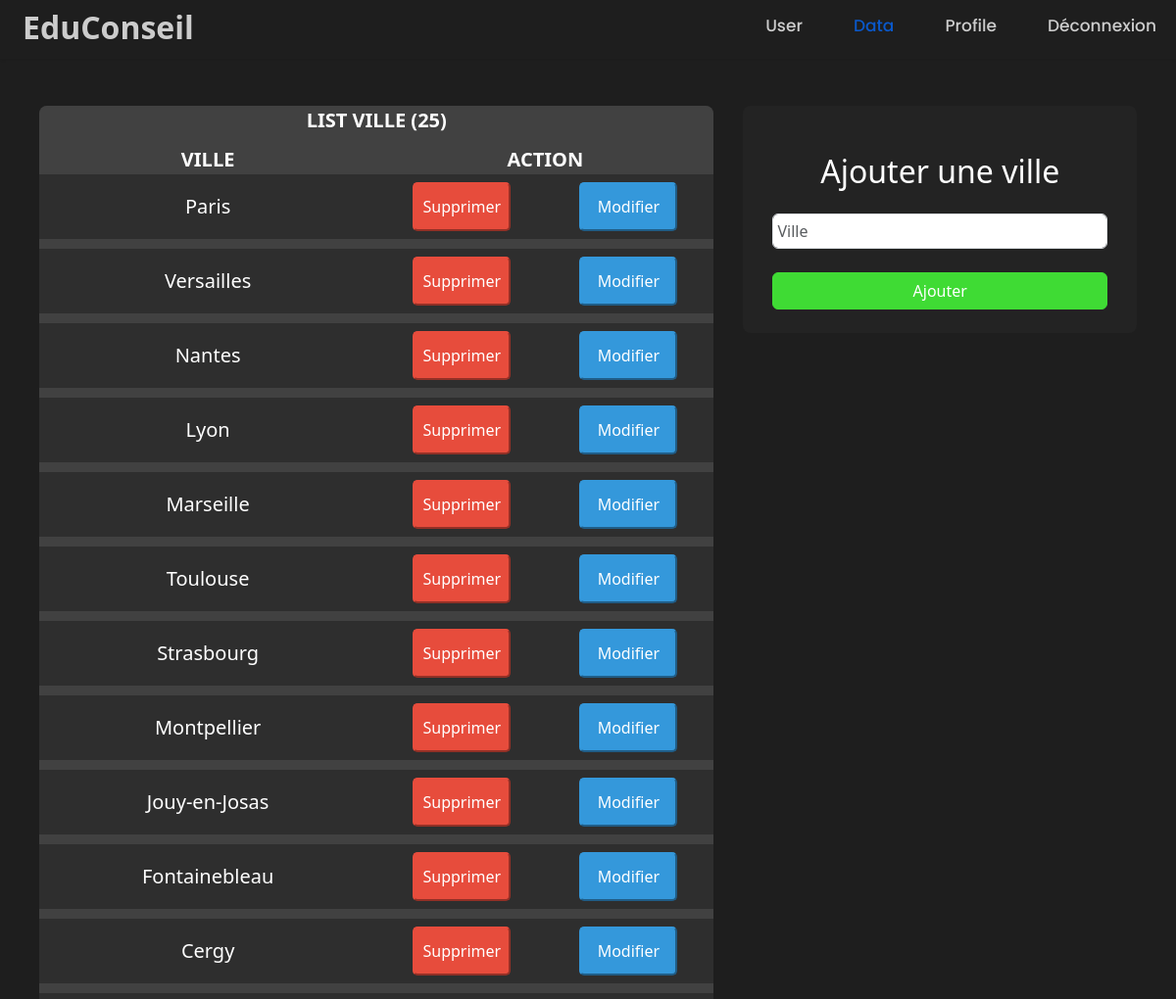
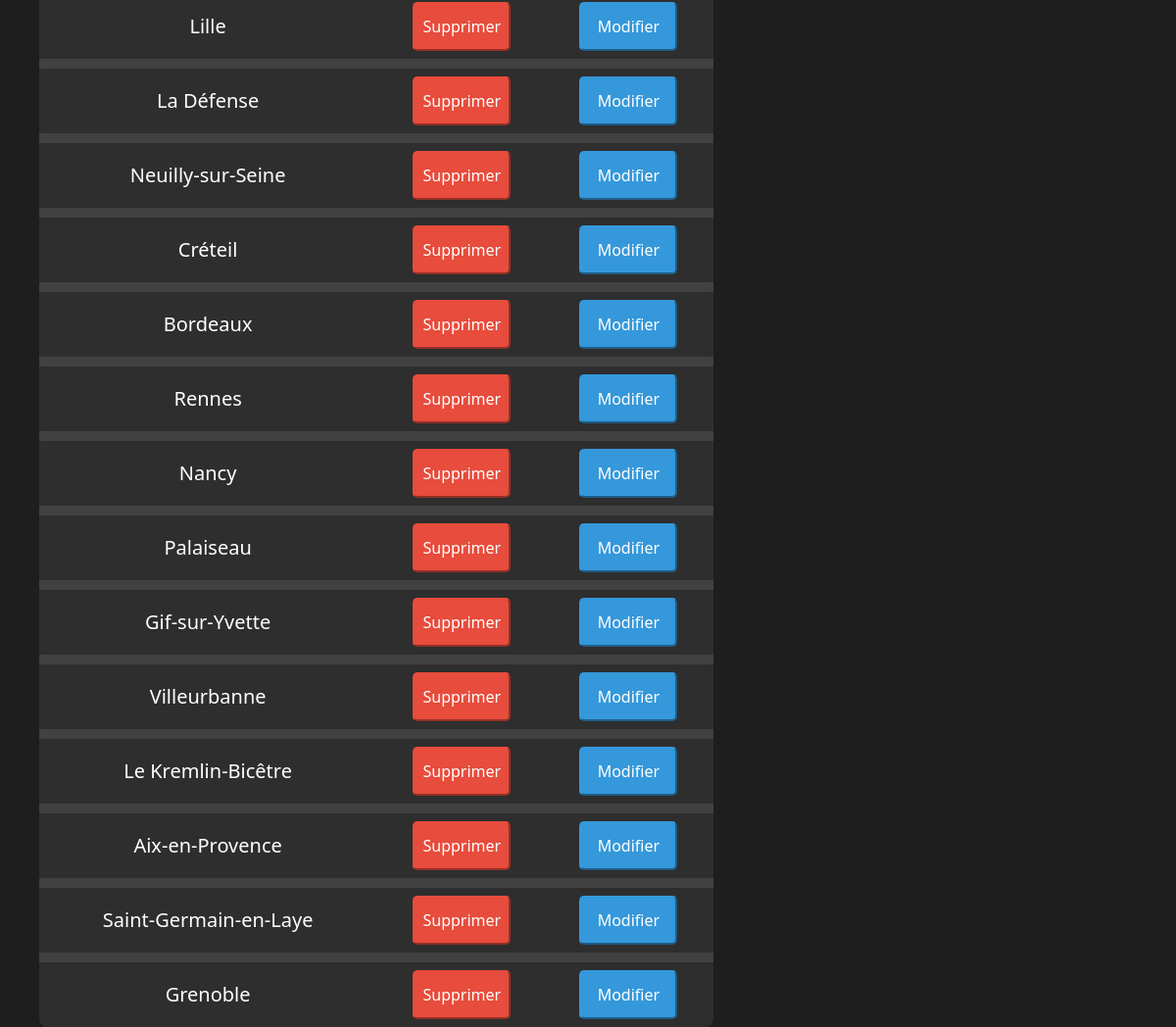
Screenshot of /villes_domaines.php (signed in) with the database file from the repository (2 pictures, top to bottom).
### tables this page shows
CREATE TABLE `villes` (
  `id` int(11) NOT NULL,
  `nom` varchar(100) NOT NULL
);

### villes_domaines.php (the view, shortened to what this page needs)
<?php
    require_once "connection.php";
    if ($_SERVER["REQUEST_METHOD"] == "GET")
    {
        if (isset($_GET["domaine"]))
        {
            $requête="SELECT * FROM domaines ORDER BY id";
            $stmt=$connection->query($requête);
            $res=$stmt->fetchAll(PDO::FETCH_ASSOC);
            $select="Domaine";
            $_SESSION["select"]=$select;
        }
        else
        {
            $requête="SELECT * FROM villes ORDER BY id";
            $stmt=$connection->query($requête);
            $res=$stmt->fetchAll(PDO::FETCH_ASSOC);
            $select="Ville";
        }
    }
?>
<!DOCTYPE html>
<html lang="fr">
    <?php require_once "_header.php" ;?>
<head>
    <link href="https://cdn.jsdelivr.net/npm/bootstrap@5.3.6/dist/css/bootstrap.min.css" rel="stylesheet">
    <link rel="stylesheet" href="Css/style8.css">
</head>
<body>
    <div class="main pt-5">
        <div class="display">
            <table>
                <thead class="header">
                    <tr>
                        <th colspan="2" style="text-align: center;font-size: 20px;font-weight: bold;text-transform: uppercase;">LIST <?= $select . " (" . count($res) . ")";?></th>
                    </tr>
                    <tr class="fs-5">
                        <th style="text-transform: uppercase;"><?= $select;?></th>
                        <th margin-left:40px>ACTION</th>
                    </tr>
                </thead>
                <tbody class="content">
                    <?php foreach ($res as $row) : ?>
                        <tr class="content">
                            <td name="nom" class="fs-5 w-50"><?= $row["nom"]; ?></td>
                            <td class="action p-2">
                                <button class="delete button_delete" data-nom="<?= $row["nom"]; ?>" data-id="<?= $row["id"]; ?>">Supprimer</button>
                                <button class="edit button_edit" data-nom="<?= $row["nom"]; ?>" data-id="<?= $row["id"]; ?>">Modifier</button>
                            </td>
                        </tr>
                    <?php endforeach; ?>
                </tbody>
            </table>
        </div>
        <div class="container">
            <h2 class="text-center mb-4 mt-5" style="color: #fff;">Ajouter <?= ($select == "Domaine") ? "un domaine" : "une ville"; ?></h2>
            <form action="">
                <div class="mt-3">
                    <input type="text" name="valeur" id="valeur" placeholder="<?= $select;?>" class="rounded-2 col-3 w-100 ps-1 form-control" required><br>
                </div>
                <button type="submit" class="add btn d-grid w-100 col-3 mt-0" name="add" id="add">Ajouter</button>
            </form>
        </div>
    </div>
</body>

### _header.php (shortened to what this page needs)
<?php
$current = basename($_SERVER['PHP_SELF']);
?>
<head>
</head>
<nav>
<a href="<?= isset($_SESSION["username"]) ? "accueil.php" : $current ?>" class="head">EduConseil</a>
    <ul>
        <?php if (isset($_SESSION["username"])): ?>
            <?php if ($_SESSION["admin"] == 1): ?>
                <li><a href="user.php" class="liens <?= $current == 'user.php' ? 'active' : '' ?>">User</a></li>
                <li><a href="<?= str_contains('villes_domaines.php',$current) ? $current : "data.php" ?>" class="liens <?= ($current == 'data.php' || $current == 'villes_domaines.php' ) ? 'active' : '' ?>">Data</a></li>
            <?php endif; ?>
            <li><a href="<?= $current=='edit_profile.php' ?'edit_profile.php':'profile.php'?>" class="liens <?= ($current == 'profile.php' || $current== 'edit_profile.php') ? 'active' : '' ?>">Profile</a></li>
            <li><a href="deconnection.php" class="liens">Déconnexion</a></li>
        <?php else: ?>
            <li><a href="login.php" class="liens <?= $current == 'login.php' ? 'active' : '' ?>">Se connecter</a></li>
            <li><a href="register.php" class="liens <?= $current == 'register.php' ? 'active' : '' ?>">Créer un compte</a></li>
        <?php endif; ?>
    </ul>
</nav>

### Css/style8.css (style rules this page uses)
body,html { background-color: #1e1e1e; margin:0; padding:0; }
input { border-color: #ffffffea; height: 36px; }
.main { display: flex; width: 100%; height: 100%; justify-content: center; gap:30px; padding:0 40px 0 40px; }
.content { justify-content: center; align-items: center; text-align: center; }
table { text-align: center; color:#fff; background-color: #2e2e2e ; border-radius: 8px; border-collapse: collapse ; overflow: hidden; width: 100%; height: 100%; }
table tr:not(:last-child) { border-bottom: 10px solid #414141; }
.header { height: 50px; background-color: #414141; border-radius: 8px; text-align: center; }
.display { width: 90%; }
.action { display: flex; justify-content: center; gap:10px; height: 100%; }
.container { background-color: #232323; padding: 0 30px 0 30px; height:fit-content; width: 50%; border-radius: 8px; }
button { color:#fff; }
.add { background-color: #3fdb34; border-color: #3fdb34; margin-top: 30px; color: #ffffff; }
.action .delete { margin-right: 60px; height: 50px; width: 100px; border-radius: 5px; background-color: #e74c3c; border-color: #e74c3c; color: #ffffff; }
.action .edit { height: 50px; width: 100px; border-radius: 5px; background-color: #3498db; border-color: #3498db; color: #ffffff; }

### _header.php (style rules this page uses)
* { margin: 0; padding: 0px; box-sizing: border-box; }
nav { width: 100%; height: 60px; background-color: #1e1e1e; display: flex; align-items: center; padding: 10px 8px 0 8px; box-shadow: 0 1px 3px rgba(0,0,0,0.1); }
ul { position:absolute; right:0; display: flex; list-style-type: none; gap: 12px; align-content: flex-end; }
li { margin: 0; padding: 0; }
.liens { text-decoration: none; color: #ccc; padding: 8px 20px; border-radius: 4px; font-weight: 500; font-family: 'Poppins', sans-serif; transition: background-color 0.2s, color 0.2s; font-size:17px; }
.liens:hover, .liens.active { color: #0a58ca; }
.head { text-decoration: none; font-weight: 700; font-size:32px; color:#ccc; padding-left :15px; padding-bottom:15px; }

### rows the page displays
villes: nom "Paris"
villes: nom "Versailles"
villes: nom "Nantes"
villes: nom "Lyon"
villes: nom "Marseille"
villes: nom "Toulouse"
villes: nom "Strasbourg"
villes: nom "Montpellier"
villes: nom "Jouy-en-Josas"
villes: nom "Fontainebleau"
villes: nom "Cergy"
villes: nom "Lille"
villes: nom "La Défense"
villes: nom "Neuilly-sur-Seine"
villes: nom "Créteil"
villes: nom "Bordeaux"
villes: nom "Rennes"
villes: nom "Nancy"
villes: nom "Palaiseau"
villes: nom "Gif-sur-Yvette"
villes: nom "Villeurbanne"
villes: nom "Le Kremlin-Bicêtre"
villes: nom "Aix-en-Provence"
villes: nom "Saint-Germain-en-Laye"
villes: nom "Grenoble"

### other values shown
$select "VILLE"
count($res) "25"
